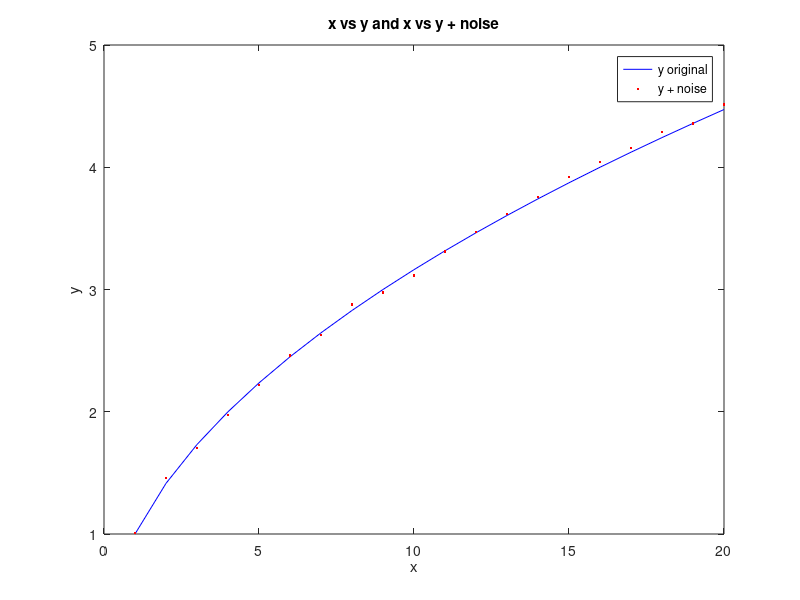

The MATLAB script that drew this image:
%Henry Meyerson
%CSCI 1320 - 235
%109190761
%Assignment 4 - Noisify
%10/05/2018

%Noisify
%Clean Up
clear all
close all
clc

%Constants
x = 1:20;
y = x.^.5;

%SQRT X
plot(x,y,'b')
hold on

%NOisE
n = (rand(1,20)-0.5)/10;
y2 = y + n;
plot(x,y2,'r.')

%Labels
xlabel('x')
ylabel('y')
title('x vs y and x vs y + noise')
legend('y original','y + noise')
